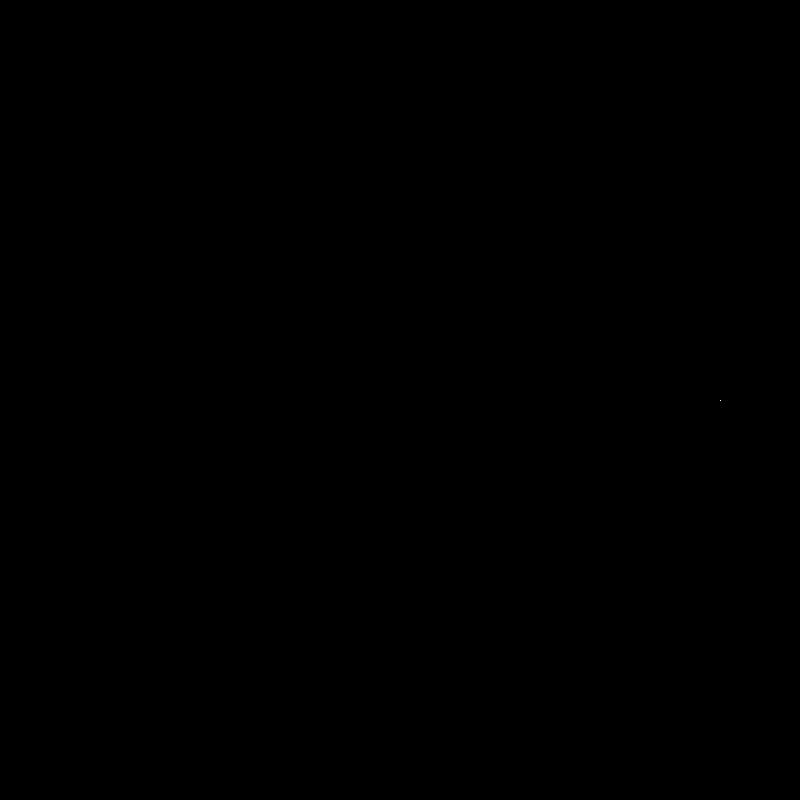
Frame 1 (no input)
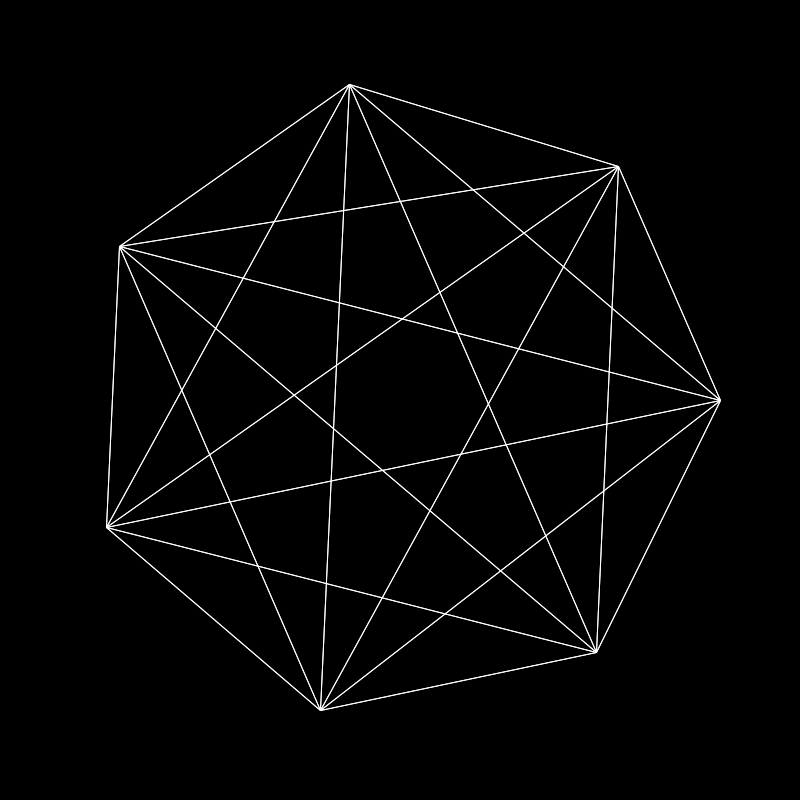
Frame 60 (the mouse pressed at the canvas centre just before this capture)
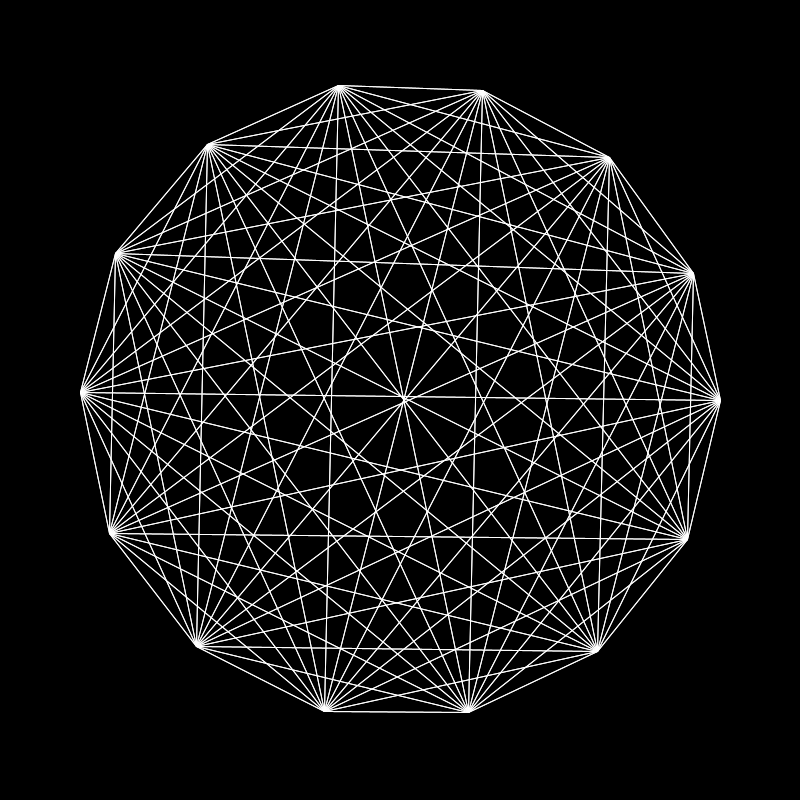
Frame 120 (the mouse held since frame 60 and released just before this capture)

The Processing sketch that drew these frames (run headless with seeded random() and noise(); from frame 60 on, the mouse is pressed at the canvas centre):

// Processing sketch: All_to_All
// ── All_to_All.pde
float N = 1;
float fx, fy, tx, ty;
float radius;

void setup() {
  size(800, 800);
  radius = min(width, height)*0.4;
  stroke(255);
  strokeWeight(1);
}

void draw() {
  background(0);
  translate(width/2, height/2);
  for (float angle = 0; angle <= N; angle++) {
    fx = radius*cos((2*PI)/N*angle);
    fy = radius*sin((2.*PI)/N*angle);
    for (float target = 0; target <= N; target++) {
      tx = radius*cos((2*PI)/N*target);
      ty = radius*sin((2.*PI)/N*target);
      line(fx, fy, tx, ty);
    }
  }
  N+=0.1;
}

void mousePressed() {
  N++;
}
